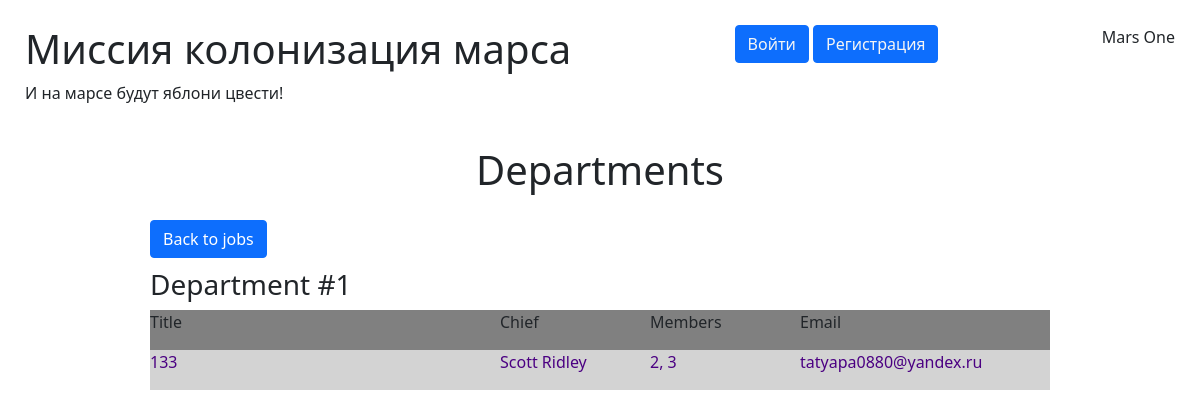
The page /departments on the database its author committed.
### data/department.py (models this page shows)
class Department(SqlAlchemyBase):
    __tablename__ = 'departments'
    id = sqlalchemy.Column(sqlalchemy.Integer, primary_key=True, autoincrement=True)
    title = sqlalchemy.Column(sqlalchemy.String, nullable=False)
    chief = sqlalchemy.Column(sqlalchemy.Integer, sqlalchemy.ForeignKey('users.id'), nullable=False)
    members = sqlalchemy.Column(sqlalchemy.String)
    email = sqlalchemy.Column(sqlalchemy.String, nullable=False)
    user = orm.relation('User')

### data/users.py (models this page shows)
class User(SqlAlchemyBase, UserMixin, SerializerMixin):
    __tablename__ = 'users'
    id = sqlalchemy.Column(sqlalchemy.Integer,
                           primary_key=True, autoincrement=True)
    surname = sqlalchemy.Column(sqlalchemy.String)
    name = sqlalchemy.Column(sqlalchemy.String)
    age = sqlalchemy.Column(sqlalchemy.Integer)
    position = sqlalchemy.Column(sqlalchemy.String)
    speciality = sqlalchemy.Column(sqlalchemy.String)
    address = sqlalchemy.Column(sqlalchemy.String)
    city_from = sqlalchemy.Column(sqlalchemy.String)
    email = sqlalchemy.Column(sqlalchemy.String, unique=True)
    hashed_password = sqlalchemy.Column(sqlalchemy.String)
    modified_date = sqlalchemy.Column(sqlalchemy.DateTime, default=datetime.datetime.now)

### app.py (the view)
@app.route('/departments')
def departments():
    deps = sess.query(Department).all()
    chiefs = [sess.query(User).filter_by(id=i.chief).first() for i in deps]
    len_all = len(chiefs)
    return render_template('departments.html', user=cur_user(), deps=deps,
                           chiefs=chiefs, css=url('department.css'),
                           len_all=len_all)

### app.py (called while the page is built)
def cur_user(_id=None):
    if not _id and current_user:
        _id = current_user.get_id()
    return sess.query(User).filter_by(id=_id).first()

def url(filename, _type='css'):
    return url_for('static', filename=f'{_type}/{filename}')

### templates/departments.html (shortened to what this page needs)
{% extends "base.html" %}
{% block body %}
    <h1 class="log" style="text-align: center;">Departments</h1>
    <div class="works">
        <div class="refs-top" style="display: flex; gap: 15px; width: fit-content;">
            <a href="/index" class="btn btn-primary work">Back to jobs</a>
        </div>
        {% for i in range(len_all) %}
            <div class="work">
                <h3>Department #{{i + 1}}</h3>
                <div class="top">
                    <p class="title">Title</p>
                    <p class="chief">Chief</p>
                    <p class="members">Members</p>
                    <p class="mail">Email</p>
                </div>
                <div class="bot">
                    <p class="title-info">{{deps[i].title}}</p>
                    <p class="chief-info">{{chiefs[i].surname}} {{chiefs[i].name}}</p>
                    <p class="members-info">{{deps[i].members}}</p>
                    <p class="mail-info">{{deps[i].email}}</p>
                </div>
            </div>
        {% endfor %}
    </div>
{% endblock %}

### static/css/department.css (style rules this page uses)
.work { width: fit-content; margin: auto; margin-top: 10px; }
.top { display: flex; background-color: gray; width: fit-content; height: fit-content; margin: auto; }
.bot { display: flex; background-color: lightgray; color: indigo; }
.bot p { display: block; }
.title, .title-info { width: 350px; }
.chief, .chief-info { width: 150px; }
.members, .members-info { width: 150px; }
.mail, .mail-info { width: 250px; }
.works { width: fit-content; margin: auto; }

### rows shown on the page
Department: title "133", members "2, 3", email "tatyapa0880@yandex.ru"
User: surname "Scott", name "Ridley"

### other values the page prints
{{ i + 1 }} "1"
